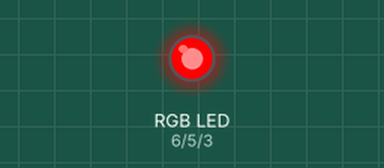
Recording of a sketch running on a simulated Arduino Uno, built with avr-gcc and run on an emulated ATmega328P. On the bench: an RGB LED mixed from three pins (HIGH = lit).

Above: at 0.5 s.
At 1.4 s:
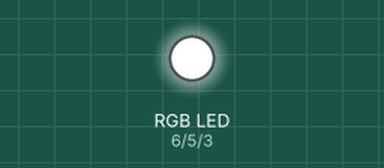
At 2.4 s:
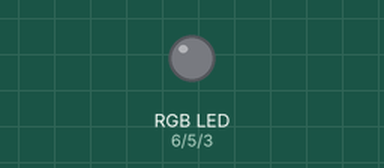
At 3.15 s:
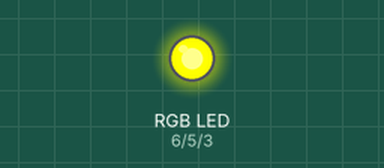
At 3.8 s:
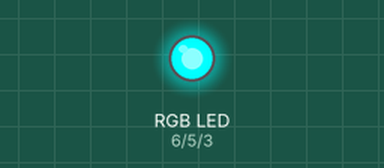
At 4.2 s:
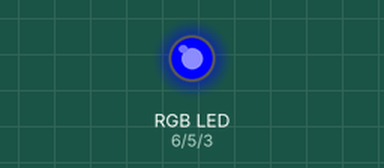
Timing chart, 0 to 5.1 s (numbered marks = the images above):
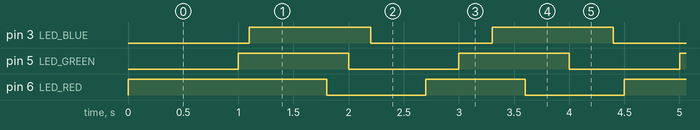

The sketch:

ex2-multithreading.ino
```cpp
#include <Arduino.h>

#define LED_RED 6
#define LED_GREEN 5
#define LED_BLUE 3

#define RED_BUTTON 2
#define GREEN_BUTTON 4

void initRGB(){
    pinMode(LED_RED, OUTPUT);
    pinMode(LED_GREEN, OUTPUT);
    pinMode(LED_BLUE, OUTPUT);

    digitalWrite(LED_RED, HIGH);
    digitalWrite(LED_GREEN, LOW);
    digitalWrite(LED_BLUE, LOW);
}

void initButtons(){
    pinMode(RED_BUTTON, INPUT_PULLUP);
    pinMode(GREEN_BUTTON, INPUT_PULLUP);
}

// The three functions could be merged into one function taking the led name as a parameter.
// However, this approach is more flexible, if we were to add more functionalities to each diode separately.
// Moreover, one function would result in an awful number of if statements.
void setRedLed(){
    const unsigned long period = 900UL;
    static unsigned long last_change_time = 0UL;
    static int led_state = LOW;

    if (millis() - last_change_time >= period){
        if (led_state == HIGH){
            led_state = LOW;
        } else {
            led_state = HIGH;
        }

        digitalWrite(LED_RED, led_state);
        last_change_time += period;
    }
}

void setGreenLed(){
    const unsigned long period = 1000UL;
    static unsigned long last_change_time = 0UL;
    static int led_state = LOW;

    if(millis() - last_change_time >= period){
        if(led_state == HIGH){
            led_state = LOW;
        } else {
            led_state = HIGH;
        }

        digitalWrite(LED_GREEN, led_state);
        last_change_time += period;
    }
}

void setBlueLed(){
    const unsigned long period = 1100UL;
    static unsigned long last_change_time = 0UL;
    static int led_state = LOW;

    if(millis() - last_change_time >= period){
        if(led_state == HIGH){
            led_state = LOW;
        } else {
            led_state = HIGH;
        }

        digitalWrite(LED_BLUE, led_state);
        last_change_time += period;
    }
}

void setup(){
    initRGB();
    initButtons();
}

void loop(){
    setRedLed();
    setGreenLed();
    setBlueLed();
}
```

Measured:
- by itself, pin 3 (LED_BLUE): alternates HIGH for 1.1 s and LOW for 1.1 s
- by itself, pin 5 (LED_GREEN): alternates HIGH for 1.0 s and LOW for 1.0 s
- by itself, pin 6 (LED_RED): alternates HIGH for 0.90 s and LOW for 0.90 s
